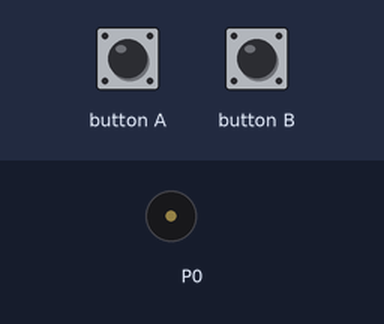
Recording of a program running on a simulated BBC micro:bit (MakeCode). Parts: buzzer (waves = sounding). The inputs (shaded band) are chosen by the test bench.

Above: at 1.2 s.
1.3 s: button A pressed for 0.15 s
At 4.8 s:
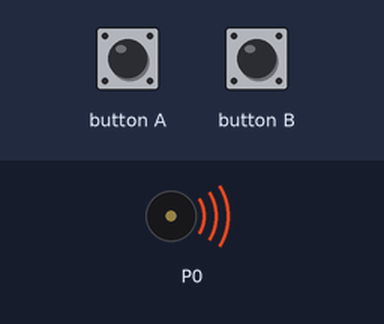
Timing chart, 0 to 10.4 s (numbered marks = the images above; inputs shaded):
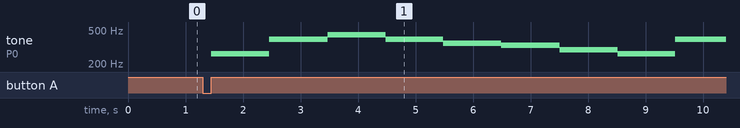

The program:

main.ts
```typescript
input.onButtonPressed(Button.A, function () {
    music.setTempo(0)
    music.playTone(262, music.beat(BeatFraction.Whole))
    music.playTone(262, music.beat(BeatFraction.Whole))
    music.playTone(392, music.beat(BeatFraction.Whole))
    music.playTone(392, music.beat(BeatFraction.Whole))
    music.playTone(440, music.beat(BeatFraction.Whole))
    music.playTone(440, music.beat(BeatFraction.Whole))
    music.playTone(392, music.beat(BeatFraction.Double))
    music.playTone(349, music.beat(BeatFraction.Whole))
    music.playTone(349, music.beat(BeatFraction.Whole))
    music.playTone(330, music.beat(BeatFraction.Whole))
    music.playTone(330, music.beat(BeatFraction.Whole))
    music.playTone(294, music.beat(BeatFraction.Whole))
    music.playTone(294, music.beat(BeatFraction.Whole))
    music.playTone(262, music.beat(BeatFraction.Double))
    music.playTone(392, music.beat(BeatFraction.Whole))
    music.playTone(392, music.beat(BeatFraction.Whole))
    music.playTone(349, music.beat(BeatFraction.Whole))
    music.playTone(349, music.beat(BeatFraction.Whole))
    music.playTone(330, music.beat(BeatFraction.Whole))
    music.playTone(330, music.beat(BeatFraction.Whole))
    music.playTone(294, music.beat(BeatFraction.Double))
    music.playTone(392, music.beat(BeatFraction.Whole))
    music.playTone(392, music.beat(BeatFraction.Whole))
    music.playTone(349, music.beat(BeatFraction.Whole))
    music.playTone(349, music.beat(BeatFraction.Whole))
    music.playTone(330, music.beat(BeatFraction.Whole))
    music.playTone(330, music.beat(BeatFraction.Whole))
    music.playTone(294, music.beat(BeatFraction.Double))
    music.playTone(262, music.beat(BeatFraction.Whole))
    music.playTone(262, music.beat(BeatFraction.Whole))
    music.playTone(392, music.beat(BeatFraction.Whole))
    music.playTone(392, music.beat(BeatFraction.Whole))
    music.playTone(440, music.beat(BeatFraction.Whole))
    music.playTone(440, music.beat(BeatFraction.Whole))
    music.playTone(392, music.beat(BeatFraction.Double))
    music.playTone(349, music.beat(BeatFraction.Whole))
    music.playTone(349, music.beat(BeatFraction.Whole))
    music.playTone(330, music.beat(BeatFraction.Whole))
    music.playTone(330, music.beat(BeatFraction.Whole))
    music.playTone(294, music.beat(BeatFraction.Whole))
    music.playTone(294, music.beat(BeatFraction.Whole))
    music.playTone(262, music.beat(BeatFraction.Double))
})
input.onButtonPressed(Button.B, function () {
    music.setTempo(120)
    music.playTone(262, music.beat(BeatFraction.Whole))
    music.playTone(262, music.beat(BeatFraction.Whole))
    music.playTone(262, music.beat(BeatFraction.Whole))
    music.playTone(262, music.beat(BeatFraction.Whole))
    music.playTone(262, music.beat(BeatFraction.Whole))
    music.playTone(262, music.beat(BeatFraction.Whole))
    music.playTone(262, music.beat(BeatFraction.Whole))
    music.playTone(262, music.beat(BeatFraction.Whole))
    music.playTone(262, music.beat(BeatFraction.Whole))
    music.playTone(262, music.beat(BeatFraction.Whole))
    music.playTone(262, music.beat(BeatFraction.Whole))
    music.playTone(262, music.beat(BeatFraction.Whole))
    music.playTone(262, music.beat(BeatFraction.Whole))
    music.playTone(262, music.beat(BeatFraction.Whole))
    music.playTone(262, music.beat(BeatFraction.Whole))
    music.playTone(262, music.beat(BeatFraction.Whole))
    music.playTone(262, music.beat(BeatFraction.Whole))
})
```

test.ts
```typescript
// 在這裡測試；當此封包作為擴充功能時，將不會編譯此內容。
```

Measured:
- after the input at 1.3 s, tone on P0: plays 262 Hz for 1.0 s, 392 Hz for 1.0 s, 440 Hz for 1.0 s, 392 Hz for 1.0 s, 349 Hz for 1.0 s, 330 Hz for 1.0 s … (9 notes in this stretch), starting after 0.15 s
